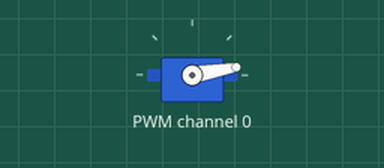
Simulated run of this program. Board: Raspberry Pi (BCM pin numbers). Shown: servo. Servo angles are drawn from the pulse width (0.5 ms = 0°, 2.5 ms = 180°); the clock reads 2024-03-15 10:24:30 at power-on unless the program sets it; what the program prints to the terminal is not drawn.

Above: at 0.1 s.
Timing chart, 0 to 37.5 s (numbered marks = the images above):
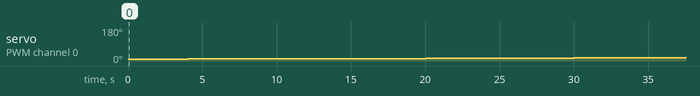

Measured:
- by itself, servo on PWM channel 0: moves from 10° to 17° over 32.0 s

The program:

test02.py
```python
# Simple demo of of the PCA9685 PWM
# This will move channel 0 from min to max position repeatedly.
# mashup -- not working yet
from __future__ import division
from smbus import SMBus
import time

# Import the PCA9685 module.
#import Adafruit_PCA9685

import logging
import math


# Registers/etc:
PCA9685_ADDRESS    = 0x40
MODE1              = 0x00
MODE2              = 0x01
SUBADR1            = 0x02
SUBADR2            = 0x03
SUBADR3            = 0x04
PRESCALE           = 0xFE  #prescaler for PWM output frequency
LED0_ON_L          = 0x06
LED0_ON_H          = 0x07
LED0_OFF_L         = 0x08
LED0_OFF_H         = 0x09
ALL_LED_ON_L       = 0xFA
ALL_LED_ON_H       = 0xFB
ALL_LED_OFF_L      = 0xFC
ALL_LED_OFF_H      = 0xFD

# Bits:
RESTART            = 0x80
SLEEP              = 0x10
ALLCALL            = 0x01
INVRT              = 0x10
OUTDRV             = 0x04

i2c = SMBus(1)  # Create a new I2C bus

logger = logging.getLogger(__name__)


def software_reset(i2c=None, **kwargs):
    """Sends a software reset (SWRST) command to all servo drivers on the bus."""
    # Setup I2C interface for device 0x00 to talk to all of them.
    if i2c is None:
        import Adafruit_GPIO.I2C as I2C
        i2c = I2C
    self._device = i2c.get_i2c_device(0x00, **kwargs)
    self._device.writeRaw8(0x06)  # SWRST


class PCA9685(object):
    """PCA9685 PWM LED/servo controller."""

    def __init__(self, address=PCA9685_ADDRESS, i2c=None, **kwargs):
        """Initialize the PCA9685."""
        # Setup I2C interface for the device.
        if i2c is None:
            import Adafruit_GPIO.I2C as I2C
            i2c = I2C
        self._device = i2c.get_i2c_device(address, **kwargs)
        self.set_all_pwm(0, 0)
        self._device.write8(MODE2, OUTDRV)
        self._device.write8(MODE1, ALLCALL)
        time.sleep(0.005)  # wait for oscillator
        mode1 = self._device.readU8(MODE1)
        mode1 = mode1 & ~SLEEP  # wake up (reset sleep)
        self._device.write8(MODE1, mode1)
        time.sleep(0.005)  # wait for oscillator

    def set_pwm_freq(self, freq_hz):
        """Set the PWM frequency to the provided value in hertz."""
        prescaleval = 25000000.0    # 25MHz
        prescaleval /= 4096.0       # 12-bit
        prescaleval /= float(freq_hz)
        prescaleval -= 1.0
        logger.debug('Setting PWM frequency to {0} Hz'.format(freq_hz))
        logger.debug('Estimated pre-scale: {0}'.format(prescaleval))
        prescale = int(math.floor(prescaleval + 0.5))
        logger.debug('Final pre-scale: {0}'.format(prescale))
        oldmode = self._device.readU8(MODE1);
        newmode = (oldmode & 0x7F) | 0x10    # sleep
        self._device.write8(MODE1, newmode)  # go to sleep
        self._device.write8(PRESCALE, prescale)
        self._device.write8(MODE1, oldmode)
        time.sleep(0.005)
        self._device.write8(MODE1, oldmode | 0x80)

    def set_pwm(self, channel, on, off):
        """Sets a single PWM channel."""
        self._device.write8(LED0_ON_L+4*channel, on & 0xFF)
        self._device.write8(LED0_ON_H+4*channel, on >> 8)
        self._device.write8(LED0_OFF_L+4*channel, off & 0xFF)
        self._device.write8(LED0_OFF_H+4*channel, off >> 8)

    def set_all_pwm(self, on, off):
        """Sets all PWM channels."""
        self._device.write8(ALL_LED_ON_L, on & 0xFF)
        self._device.write8(ALL_LED_ON_H, on >> 8)
        self._device.write8(ALL_LED_OFF_L, off & 0xFF)
        self._device.write8(ALL_LED_OFF_H, off >> 8)

# Uncomment to enable debug output.
#import logging
#logging.basicConfig(level=logging.DEBUG)

# Initialise the PCA9685 using the default address (0x40).
#pwm = Adafruit_PCA9685.PCA9685()
pwm = PCA9685()

# Alternatively specify a different address and/or bus:
#pwm = Adafruit_PCA9685.PCA9685(address=0x41, busnum=2)

# Configure min and max servo pulse lengths
servo_min = 150  # Min pulse length out of 4096
servo_max = 600  # Max pulse length out of 4096
# servo_mid = (servo_min + servo_max) / 2
#servo_mid = servo_min + 100

# Helper function to make setting a servo pulse width simpler.
def set_servo_pulse(channel, pulse):
    pulse_length = 1000000    # 1,000,000 us per second
    pulse_length //= 60       # 60 Hz
    print('{0}us per period'.format(pulse_length))
    pulse_length //= 4096     # 12 bits of resolution
    print('{0}us per bit'.format(pulse_length))
    pulse *= 1000
    pulse //= pulse_length
    pwm.set_pwm(channel, 0, pulse)

# Set frequency to 60hz, good for servos.
pwm.set_pwm_freq(60)

print('Moving servo on channel 0, press Ctrl-C to quit...')
while True:
    # Move servo on channel O between extremes.
##    pwm.set_pwm(0, 0, servo_min)
##    time.sleep(2)
##    pwm.set_pwm(0, 0, servo_mid)
##    time.sleep(2)
##    pwm.set_pwm(0, 0, servo_max)
##    time.sleep(2)
    for i in range(servo_max - servo_min):
        t = servo_min + i
        print(t)
        pwm.set_pwm(0, 0, t)
        time.sleep(2)
```
